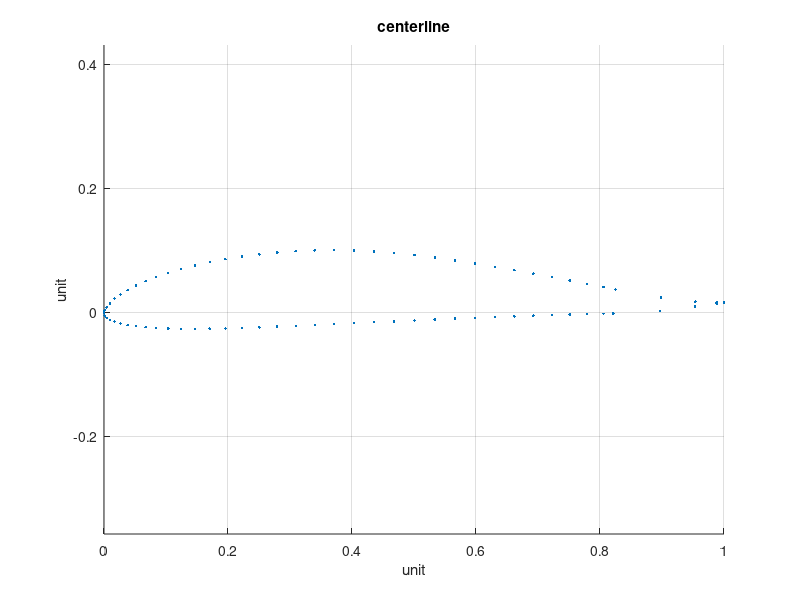
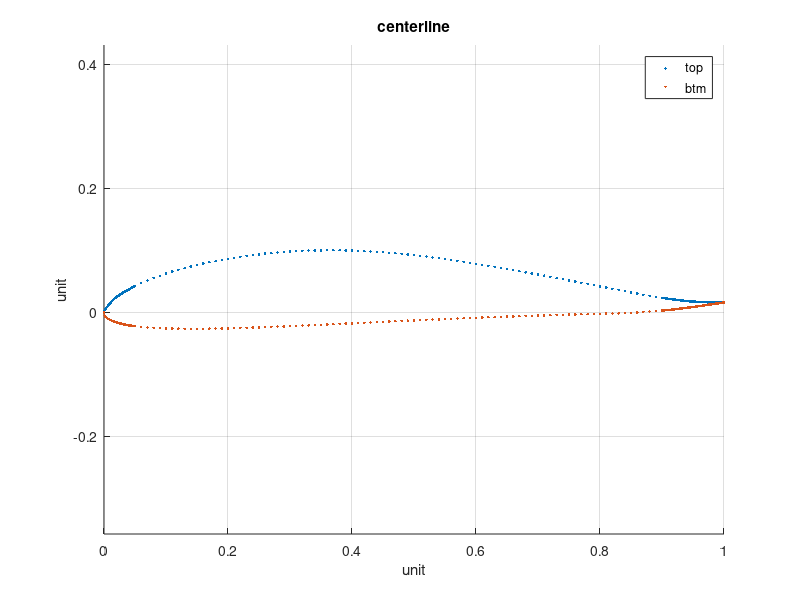
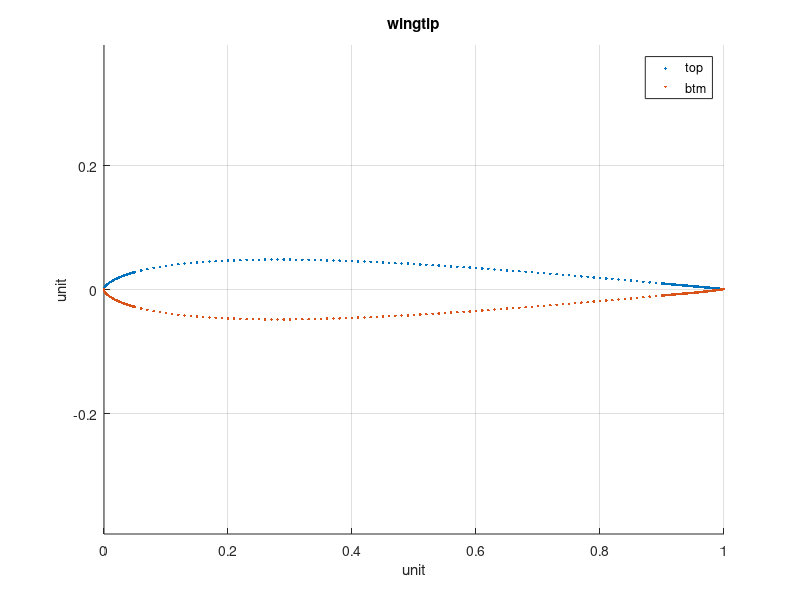
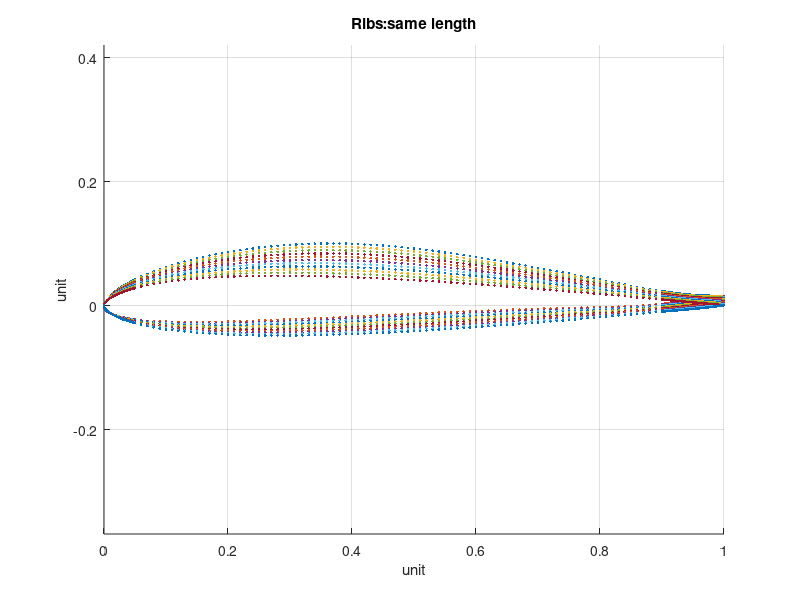

Recreate these plots in MATLAB, in order.
function draw_airfoil()
% save airfoil centerlinex centerliney wingtipx wingtipy twistx twisty
close all;
clear all;
load airfoil;
global X;
X = [];
scalingfactor = 0.5;
wingSpan_mm = 3750;
centerCord_mm = 400;
tipcord_mm = 100;
ribCnt = 21;
X.rootCord_mm = centerCord_mm*scalingfactor;
X.wingtipCord_mm = tipcord_mm*scalingfactor;
X.LeadingEdgeBeamThickness_mm = 2; % square edge size 
X.LeadingEdgeBeamWidth_mm = 3; % square edge size 
X.trailingEdgeWidth_mm = 10;

X.frontMainBeamWidth_mm = 5;
X.frontMainBeamXmm = -5;
X.rearMainBeamWidth_mm = 5;
X.rearMainBeamXmm = 5;

X.PointType = [];
X.PointType.fundamental = 1;
X.PointType.addedPoints = 2;

X.curvefitmethod = 'pchip';
% rootBeamGammaWidthmm = 6;
% BaseBeamWidthmm = 1; % at tip, lift is zero, we cannot have 0 beam width for misc struct weight 
assert(mod(ribCnt,2)==1); % we have one rib in the center, and be symmetrical 
rotateFromLE = 0.3; %rotation occurs at the center of [0,1] from the leading edge, so that we have the desired AOA.  
fineX = [0:0.001:0.05 0.06:0.01:0.90 0.901:0.001:1]';
% fineX = [0:0.0005:1]';

%%
Len_fineX = length(fineX);
X.OneSideRibCnt = (ribCnt+1)/2;
CoeffsRoot2Tip = (0:X.OneSideRibCnt-1)/(X.OneSideRibCnt-1);

%%
centerlinex = centerlinex(:);
centerliney = centerliney(:);
[centerlinex,centerliney] = normalizexy(centerlinex,centerliney);
wingtipx = wingtipx(:);
wingtipy = wingtipy(:);
[wingtipx,wingtipy] = normalizexy(wingtipx,wingtipy);
figure;
hold on;
plot(centerlinex,centerliney,'.');
axis equal;
title('centerline');grid on;
xlabel('unit');
ylabel('unit');
%%
figure;
hold on;
end_of_center_top_curve = (length(centerlinex)+1)/2;
top_centerline_x = centerlinex(1:end_of_center_top_curve);
top_centerline_y = centerliney(1:end_of_center_top_curve);
top_centerline_fine_y = interp1(top_centerline_x,top_centerline_y,fineX,X.curvefitmethod);
plot(fineX,top_centerline_fine_y,'.');
btm_centerline_x = centerlinex(end_of_center_top_curve:end);
btm_centerline_y = centerliney(end_of_center_top_curve:end);
btm_centerline_fine_y = interp1(btm_centerline_x,btm_centerline_y,fineX,X.curvefitmethod);
plot(fineX,btm_centerline_fine_y,'.');
axis equal;
legend('top','btm');
title('centerline');grid on;
xlabel('unit');
ylabel('unit');
%%
figure;
hold on;
end_of_wingtip_top_curve = (length(wingtipx)+1)/2;
top_wingtip_x = wingtipx(1:end_of_wingtip_top_curve);
top_wingtip_y = wingtipy(1:end_of_wingtip_top_curve);
top_wingtip_mid_y = interp1(top_wingtip_x,top_wingtip_y,fineX,X.curvefitmethod);
plot(fineX,top_wingtip_mid_y,'.');
btm_wingtip_x = wingtipx(end_of_wingtip_top_curve:end);
btm_wingtip_y = wingtipy(end_of_wingtip_top_curve:end);
btm_wingtip_mid_y = interp1(btm_wingtip_x,btm_wingtip_y,fineX,X.curvefitmethod);
plot(fineX,btm_wingtip_mid_y,'.');
axis equal;
legend('top','btm');
title('wingtip');
grid on;
xlabel('unit');
ylabel('unit');
%%
top_ribs = interpolate2Airfoil(top_centerline_fine_y, top_wingtip_mid_y, CoeffsRoot2Tip);
btm_ribs = interpolate2Airfoil(btm_centerline_fine_y, btm_wingtip_mid_y, CoeffsRoot2Tip);
figure;
axis equal;
hold on;
for ii = 1:X.OneSideRibCnt
    topCurve = top_ribs(:,ii);
    btmCurve = btm_ribs(:,ii);
    plot([fineX fineX],[topCurve btmCurve],'.');
end
title('Ribs:same length');
grid on;
xlabel('unit');
ylabel('unit');
%%
xindexRotate = find(fineX==rotateFromLE);
assert(length(xindexRotate)==1);
centered_interpolatedX = fineX - rotateFromLE;
Ymean = (top_ribs(xindexRotate,:) + btm_ribs(xindexRotate,:))/2;
centered_top_mid_ribs = zeros(Len_fineX,X.OneSideRibCnt);
centered_btm_mid_ribs = zeros(Len_fineX,X.OneSideRibCnt);
figure;
axis equal;
hold on;
for ii = 1:X.OneSideRibCnt
    centered_top_mid_ribs(:,ii) = top_ribs(:,ii) - Ymean(ii);
    centered_btm_mid_ribs(:,ii) = btm_ribs(:,ii) - Ymean(ii);
    plot([centered_interpolatedX; centered_interpolatedX],[centered_top_mid_ribs(:,ii); centered_btm_mid_ribs(:,ii)],'.');
end
title('Ribs:same length,shifted');
grid on;
xlabel('unit');
ylabel('unit');
%%
figure;
plot(twistx/twistx(end),twisty,'.');
title('twist');
ylabel('deg');
grid on;
xlabel('half wingspan');
%%
twist_ribs = interp1(twistx/twistx(end),twisty,CoeffsRoot2Tip,X.curvefitmethod);

rotated_ribs_top_x = zeros(Len_fineX,X.OneSideRibCnt);
rotated_ribs_top_y = zeros(Len_fineX,X.OneSideRibCnt);
rotated_ribs_btm_x = zeros(Len_fineX,X.OneSideRibCnt);
rotated_ribs_btm_y = zeros(Len_fineX,X.OneSideRibCnt);
figure;
axis equal;
hold on;
for ii = 1:X.OneSideRibCnt
    thetaDeg = twist_ribs(ii);
    R = [cosd(thetaDeg) -sind(thetaDeg); sind(thetaDeg) cosd(thetaDeg)];
    top_beforeRotate = [centered_interpolatedX centered_top_mid_ribs(:,ii)];
    top_afterRotate = top_beforeRotate*R;
    rotated_ribs_top_x(:,ii) = top_afterRotate(:,1);
    rotated_ribs_top_y(:,ii) = top_afterRotate(:,2);
    btm_beforeRotate = [centered_interpolatedX centered_btm_mid_ribs(:,ii)];
    btm_afterRotate = btm_beforeRotate*R;
    rotated_ribs_btm_x(:,ii) = btm_afterRotate(:,1);
    rotated_ribs_btm_y(:,ii) = btm_afterRotate(:,2);
    plot([rotated_ribs_top_x(:,ii); rotated_ribs_btm_x(:,ii)],[rotated_ribs_top_y(:,ii); rotated_ribs_btm_y(:,ii)],'.');
end
title('Ribs:same length,shifted,rotated');
grid on;
xlabel('unit');
ylabel('unit');
%%
scaled_ribs_top_x = rotated_ribs_top_x;
scaled_ribs_top_y = rotated_ribs_top_y;
scaled_ribs_btm_x = rotated_ribs_btm_x;
scaled_ribs_btm_y = rotated_ribs_btm_y;
scale_ribs = interp1([0 1],[X.rootCord_mm X.wingtipCord_mm],CoeffsRoot2Tip,'linear');

figure;
axis equal;
hold on;
for ii = 1:X.OneSideRibCnt
    scaled_ribs_top_x(:,ii) = scaled_ribs_top_x(:,ii) * scale_ribs(ii);
    scaled_ribs_top_y(:,ii) = scaled_ribs_top_y(:,ii) * scale_ribs(ii);
    scaled_ribs_btm_x(:,ii) = scaled_ribs_btm_x(:,ii) * scale_ribs(ii);
    scaled_ribs_btm_y(:,ii) = scaled_ribs_btm_y(:,ii) * scale_ribs(ii);
    plot([scaled_ribs_top_x(:,ii); scaled_ribs_btm_x(:,ii)],[scaled_ribs_top_y(:,ii); scaled_ribs_btm_y(:,ii)],'.');
end
title('Ribs:shifted,rotated,scaled');
grid on;
xlabel('mm');
ylabel('mm');
%%
Gamma = (1-CoeffsRoot2Tip.^2).^1.5;
figure;
plot(CoeffsRoot2Tip,Gamma,'.-');
title('Gamma, airflow circulation');
grid on;
%%
figure;
plot(CoeffsRoot2Tip,1.5*(CoeffsRoot2Tip.^2-0.5),'.-');
title('Downwash');
grid on;

%% when cutting slot, the length of x/y data may not be same any more for all ribs
% use cell to store
slotcut_ribs = [];
slotcut_ribs.top.x = cell(1,X.OneSideRibCnt);
slotcut_ribs.top.y = cell(1,X.OneSideRibCnt);
slotcut_ribs.top.PointType = cell(1,X.OneSideRibCnt);
slotcut_ribs.btm.x = cell(1,X.OneSideRibCnt);
slotcut_ribs.btm.x = cell(1,X.OneSideRibCnt);
slotcut_ribs.btm.PointType = cell(1,X.OneSideRibCnt);
for ii = 1:X.OneSideRibCnt
    slotcut_ribs.top.x{ii} = scaled_ribs_top_x(:,ii);
    slotcut_ribs.top.y{ii} = scaled_ribs_top_y(:,ii);
    slotcut_ribs.top.PointType{ii} = ones(length(scaled_ribs_top_x(:,ii)),1)*X.PointType.fundamental;
    slotcut_ribs.btm.x{ii} = scaled_ribs_btm_x(:,ii);
    slotcut_ribs.btm.y{ii} = scaled_ribs_btm_y(:,ii);
    slotcut_ribs.btm.PointType{ii} = ones(length(scaled_ribs_btm_x(:,ii)),1)*X.PointType.fundamental;
end
%% cut slot for force bearing beam
slotcut_ribs = cutslot(slotcut_ribs,X.frontMainBeamWidth_mm,X.frontMainBeamXmm,'front');

slotcut_ribs = cutslot(slotcut_ribs,X.rearMainBeamWidth_mm,X.rearMainBeamXmm,'rear');

%% add leading edge beam
cut_leadingedge_top_x = {};
cut_leadingedge_top_y = {};
cut_leadingedge_btm_x = {};
cut_leadingedge_btm_y = {};

figure;
axis equal;
hold on;
for ii = 1:X.OneSideRibCnt
    LE_x = min([slotcut_ribs.top.x{ii};slotcut_ribs.btm.x{ii}]);
    LeadingEdgeBeamPosDetected = false;
    for xposition = LE_x:0.1:LE_x+30
        if getThickness(...
            slotcut_ribs.top.x{ii},slotcut_ribs.top.y{ii},slotcut_ribs.top.PointType{ii},...
            slotcut_ribs.btm.x{ii},slotcut_ribs.btm.y{ii},slotcut_ribs.btm.PointType{ii},...
            xposition) > X.LeadingEdgeBeamThickness_mm
            LeadingEdgeBeamPosDetected = true;
            break;
        end
    end
    assert(LeadingEdgeBeamPosDetected);
    [cut_leadingedge_top_x{ii},cut_leadingedge_top_y{ii}] = removeLeadingSector(slotcut_ribs.top.x{ii},slotcut_ribs.top.y{ii},xposition);
    [cut_leadingedge_btm_x{ii},cut_leadingedge_btm_y{ii}] = removeLeadingSector(slotcut_ribs.btm.x{ii},slotcut_ribs.btm.y{ii},xposition);
    
    [cut_leadingedge_top_x{ii},cut_leadingedge_top_y{ii}] = cutLeadingEdgeSlot(cut_leadingedge_top_x{ii},cut_leadingedge_top_y{ii});
    [cut_leadingedge_btm_x{ii},cut_leadingedge_btm_y{ii}] = cutLeadingEdgeSlot(cut_leadingedge_btm_x{ii},cut_leadingedge_btm_y{ii});
    
    plot([cut_leadingedge_top_x{ii}; cut_leadingedge_btm_x{ii}],[cut_leadingedge_top_y{ii}; cut_leadingedge_btm_y{ii}],'.');
end
title('Ribs:shifted,rotated,scaled,LEcut');
grid on;
xlabel('mm');
ylabel('mm');
%% cut trailing edge
cut_trailingedge_top_x = {};
cut_trailingedge_top_y = {};
cut_trailingedge_btm_x = {};
cut_trailingedge_btm_y = {};

figure;
axis equal;
hold on;
for ii = 1:X.OneSideRibCnt
    [cut_trailingedge_top_x{ii},cut_trailingedge_top_y{ii}] = removeTrailingSector(cut_leadingedge_top_x{ii},cut_leadingedge_top_y{ii},X.trailingEdgeWidth_mm);
    [cut_trailingedge_btm_x{ii},cut_trailingedge_btm_y{ii}] = removeTrailingSector(cut_leadingedge_btm_x{ii},cut_leadingedge_btm_y{ii},X.trailingEdgeWidth_mm);
    plot([cut_trailingedge_top_x{ii}; cut_trailingedge_btm_x{ii}],[cut_trailingedge_top_y{ii}; cut_trailingedge_btm_y{ii}],'.');
end
title('Ribs:shifted,rotated,scaled,LEcut,TEcut');
grid on;
xlabel('mm');
ylabel('mm');

%%

for ii = 1:X.OneSideRibCnt
    cut_trailingedge_btm_x{ii} = reverseSeqOrder(cut_trailingedge_btm_x{ii});
    cut_trailingedge_btm_y{ii} = reverseSeqOrder(cut_trailingedge_btm_y{ii});
    save_finalResults(ii,[cut_trailingedge_top_x{ii}; cut_trailingedge_btm_x{ii}],[cut_trailingedge_top_y{ii}; cut_trailingedge_btm_y{ii}]);
end

fid = fopen('airfoil_all.scr','w');
fprintf(fid,'pline\n');
for ii = 1:X.OneSideRibCnt
    save_finalResults2onefile(fid,ii,[cut_trailingedge_top_x{ii}; cut_trailingedge_btm_x{ii}],[cut_trailingedge_top_y{ii}; cut_trailingedge_btm_y{ii}]);
end
fclose(fid);


end

function vec = reverseSeqOrder(vec)
vec = vec(end:-1:1);
end

function save_finalResults2onefile(fid,idx, xx, yy)
assert(length(xx)==length(yy));
yoffset = (idx-1)*50;
for ii = 1:length(xx)
    fprintf(fid,'%f,%f\n',xx(ii),yy(ii)+yoffset);
end
fprintf(fid,'%f,%f\n',xx(1),yy(1)+yoffset);
end

function save_finalResults(idx, xx, yy)
fid = fopen(sprintf('airfoil%d.scr',idx),'w');
fprintf(fid,'pline\n');
assert(length(xx)==length(yy));
for ii = 1:length(xx)
    fprintf(fid,'%f,%f\n',xx(ii),yy(ii));
end
fprintf(fid,'%f,%f\n',xx(1),yy(1));
fclose(fid);
end

function [x,y] = cutLeadingEdgeSlot(x,y)
global X;
LE_x = x(1);
LE_y = y(1);
x = [LE_x+X.LeadingEdgeBeamWidth_mm;x];
y = [LE_y;y];
end

function [x,y] = removeTrailingSector(x,y,cutoffx)
    index = find(x<=max(x)-cutoffx);
    x = x(index);
    y = y(index);
end

function [x,y] = removeLeadingSector(x,y,cutoffx)
    index = find(x>=cutoffx);
    x = x(index);
    y = y(index);
end

function [x,y] = normalizexy(x,y)
    scaleF = abs(max(x)-min(x));
    x = x/scaleF;
    y = y/scaleF;
    
end

function ribs = cutslot(ribs,width,xposition,slotName)
global X;

figure;
axis equal;
hold on;
for ii = 1:X.OneSideRibCnt
    thickness = getThickness(...
        ribs.top.x{ii},ribs.top.y{ii},ribs.top.PointType{ii},...
        ribs.btm.x{ii},ribs.btm.y{ii},ribs.btm.PointType{ii},...
        xposition);
    [ribs.top.x{ii},ribs.top.y{ii}] = cutnothing(ribs.top.x{ii},ribs.top.y{ii});
    [ribs.btm.x{ii},ribs.btm.y{ii},ribs.btm.PointType{ii}] = ...
        cutslotIn1curve(ribs.btm.x{ii},ribs.btm.y{ii},ribs.btm.PointType{ii},-thickness/2,width,xposition);
    plot([ribs.top.x{ii}; ribs.btm.x{ii}],[ribs.top.y{ii}; ribs.btm.y{ii}],'.');
end
title(['Ribs:shifted,rotated,scaled,slotcut' slotName]);
grid on;
end

function val = interp1nearby(all_x,all_y,PointType,newx,nearbyCnt,type)
global X;
% all_x contains points in the fundamental rib contour and points added for slots.
% basic_x contains points in the fundamental rib contour only
basic_x = all_x(PointType==X.PointType.fundamental);
basic_y = all_y(PointType==X.PointType.fundamental);
[~,ii] = min(abs(basic_x-newx));
if ii-nearbyCnt > 0
    leftii = ii-nearbyCnt;
else
    leftii = 1;
end
if ii+nearbyCnt <= length(basic_x)
    rightii = ii+nearbyCnt;
else
    rightii = length(basic_x); 
end
val = interp1(basic_x(leftii:rightii),basic_y(leftii:rightii),newx,type);
end

function thickness = getThickness(x1,y1,PointType1,x2,y2,PointType2,x)
global X;
y_value1 = interp1nearby(x1,y1,PointType1,x,2,X.curvefitmethod);
y_value2 = interp1nearby(x2,y2,PointType2,x,2,X.curvefitmethod);
thickness = abs(y_value1-y_value2);
end

function [cutx,cuty] = cutnothing(x,y)
cutx = x;
cuty = y;
end

function [cutx,cuty,NewPointType] = cutslotIn1curve(x,y,PointType,depth,width,xposition)
% x,y form the curve
% depth: depth to be cut. 
%   +: cut to Y-
%   -: cut to Y+
% width: width to be cut
% xposition: relative to xposition, cut width/2 to X+ and X-
global X;
cutx = [];
cuty = [];
NewPointType = [];
LE_beamEdgeX = xposition-width/2;
TE_beamEdgeX = xposition+width/2;

indexBeforeLEcut = find(x<=LE_beamEdgeX);
cutx = x(indexBeforeLEcut);
cuty = y(indexBeforeLEcut);
NewPointType = PointType(indexBeforeLEcut);
y_valueLE = interp1nearby(x,y,PointType,LE_beamEdgeX,2,X.curvefitmethod);
y_valueSlotCenterPosition = interp1nearby(x,y,PointType,xposition,2,X.curvefitmethod);
if ismember(LE_beamEdgeX,x)
    % we don't need to insert the point and begin slot cut
else
    cutx = [cutx;LE_beamEdgeX];
    cuty = [cuty;y_valueLE];
    NewPointType = [NewPointType;X.PointType.fundamental];
end

cutx = [cutx;LE_beamEdgeX];
cuty = [cuty;y_valueSlotCenterPosition - depth];
NewPointType = [NewPointType;X.PointType.addedPoints];

cutx = [cutx;TE_beamEdgeX];
cuty = [cuty;y_valueSlotCenterPosition - depth];
NewPointType = [NewPointType;X.PointType.addedPoints];

indexAfterTEcut = find(x>=TE_beamEdgeX);
y_valueTE = interp1nearby(x,y,PointType,TE_beamEdgeX,2,X.curvefitmethod);
if ismember(TE_beamEdgeX,x)
    % we don't need to insert the point and begin slot cut
else
    cutx = [cutx;TE_beamEdgeX];
    cuty = [cuty;y_valueTE];
    NewPointType = [NewPointType;X.PointType.fundamental];
end
cutx = [cutx;x(indexAfterTEcut)];
cuty = [cuty;y(indexAfterTEcut)];
NewPointType = [NewPointType;ones(length(indexAfterTEcut),1)*X.PointType.fundamental];
end

function result = interpolate2Airfoil(center0Y, tip1Y, coeff0to1)
assert(length(center0Y)==length(tip1Y));
center0Y = center0Y(:);
tip1Y = tip1Y(:);

num = length(tip1Y);
result = zeros(num,length(coeff0to1));
for ii = 1:length(tip1Y)
    result(ii,:) =  interp1([0 1],[center0Y(ii) tip1Y(ii)],coeff0to1,'linear');
end
end